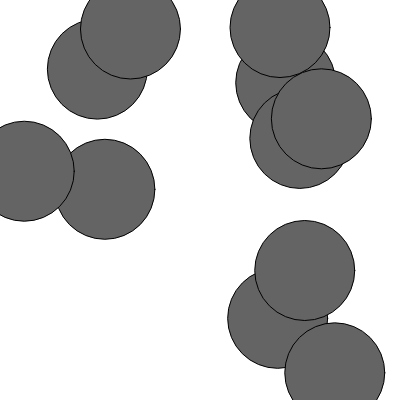
Frame 1 (no input)
Frame 60 (no input): identical to frame 1, image omitted
Frame 120 (the mouse pressed at the canvas centre since frame 60): identical to frame 1, image omitted

The p5.js sketch that drew this single still picture (run headless with seeded random() and noise() and a simulated clock; from frame 60 on, the mouse is pressed at the canvas centre):

// p5.js sketch
// ── sketch.js
var bubble0;

var bubbleArray = []; 

function setup() {
  createCanvas(400,400);
  bubble0 = new bubble(random(width), random(height), 100);
  
  //above variable will be passed down & used in function
  
  for(var i =0; i < 10; i ++){
    
    bubbleArray.push(new bubble(random(width), random(height), 100));
    
  }
}

function draw() {
  background(255);
  var curBubbleState = bubble0.check(mouseX,mouseY);
  console.log(curBubbleState);
  bubble0.check(mouseX, mouseY);
  bubble0.display(curBubbleState);
  bubble0.update(curBubbleState);
  //above makes bubble show up 
  
  for(var i = 0; i < bubbleArray.length; i++){
    var curBubbleState = bubbleArray[i].check(mouseX,mouseY);
    bubbleArray[i].display(curBubbleState);
    bubbleArray[i].update(curBubbleState);
  }
  
}

function bubble(tempX, tempY, tempSize){
  
  this.x = tempX;
  this.y = tempY;
  this.diameter = tempSize;
  
  //this refers to initialized variable of bubble
  //every time you say "this," it refers back to initialized variable, i.e., "the current bubble"
  
  this.display = function(showHide){
    if(showHide == false){
      
    fill(100);
    ellipse(this.x,this.y,this.diameter,this.diameter);}
    
  }
  
  this.check = function(userX, userY){
    var curDist = dist(this.x,this.y, userX,userY);
    console.log(curDist);
    if(curDist < 50){
      console.log("hit");
      return true;
    }else{
      return false;
    }
  }

this.update = function(runUpdate){
  
  if(runUpdate == true){
  this.x = random(width);
  this.y = random(height);
  }
}

}
